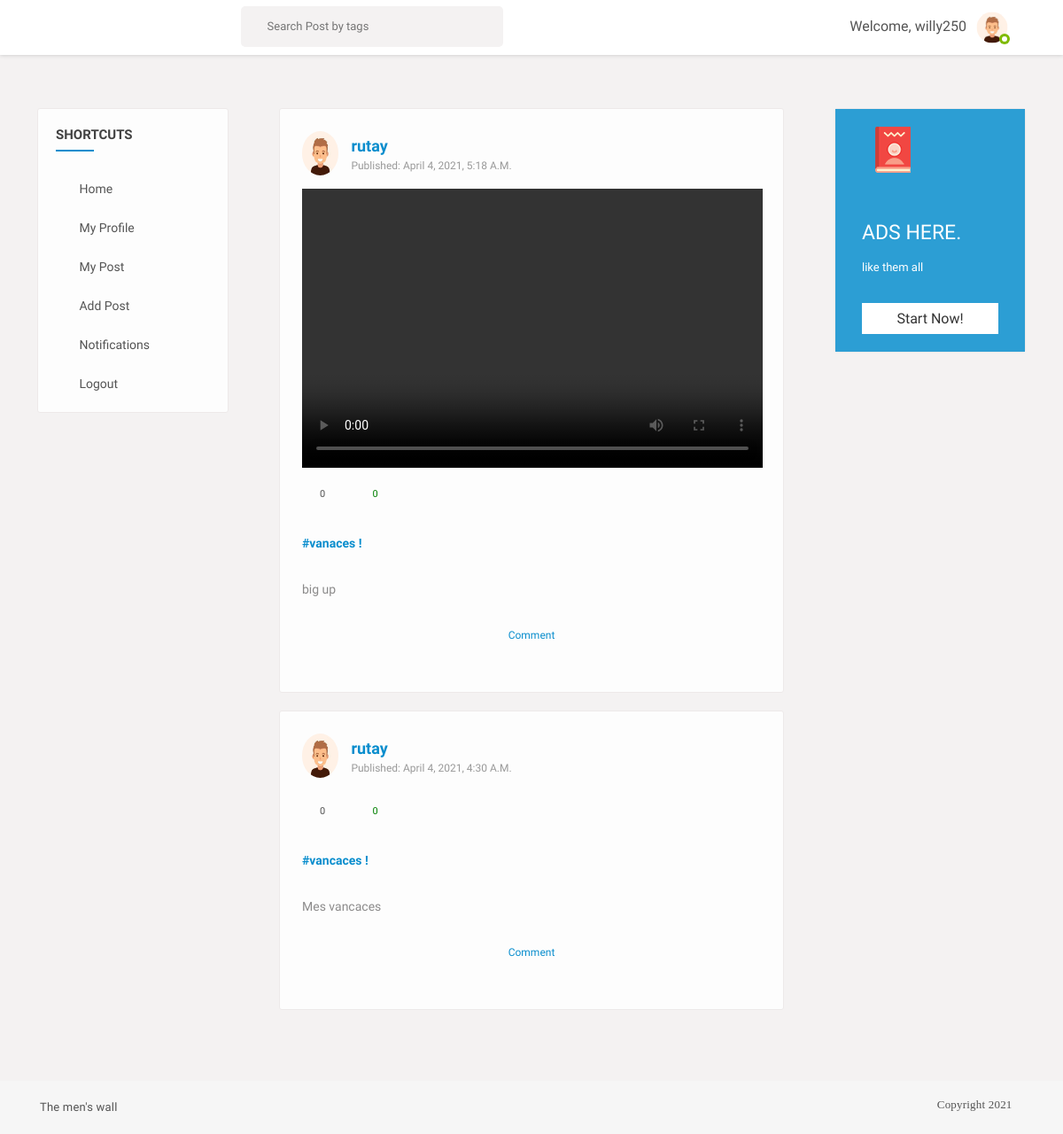
The app's page / (signed in), older data.
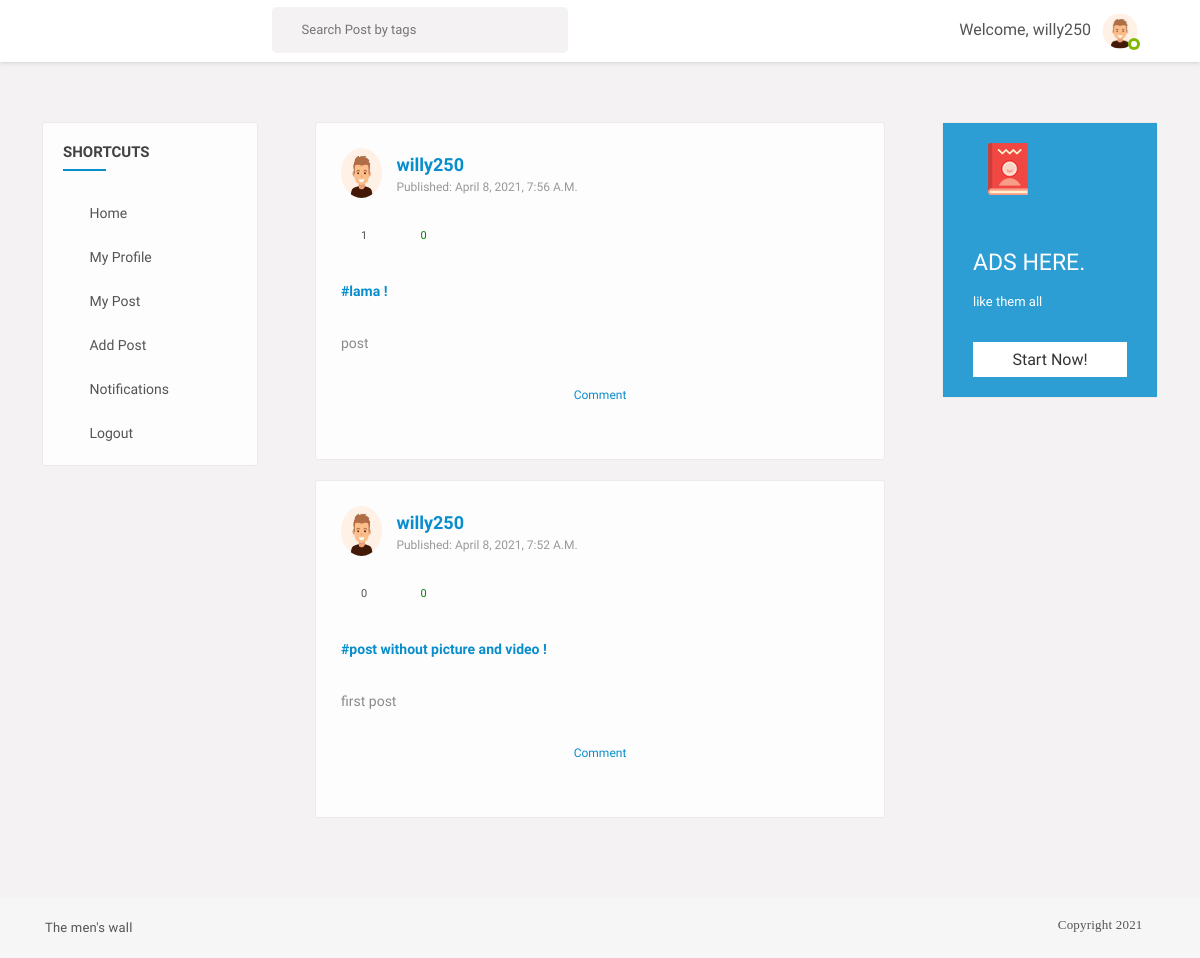
The same page, newer data.
### feed/models.py (models this page shows, shortened)
class Post(models.Model):
	description = models.CharField(max_length=255, blank=True)
	pic = models.ImageField(upload_to='path/to/img',blank=True)
	video = models.FileField(upload_to='path/to/video',validators=[file_size],blank=True)
	date_posted = models.DateTimeField(default=timezone.now)
	user_name = models.ForeignKey(User, on_delete=models.CASCADE)
	tags = models.CharField(max_length=100, blank=True)

### users/models.py (models this page shows, shortened)
class Profile(models.Model):
	user = models.OneToOneField(User, on_delete=models.CASCADE)
	image = models.ImageField(default='default.png', upload_to='profile_pics')
	slug = AutoSlugField(populate_from='user')
	bio = models.CharField(max_length=255, blank=True)
	friends = models.ManyToManyField("Profile", blank=True)

### feed/views.py (the view)
# urls.py: path('', PostListView.as_view(), name='home'),
class PostListView(LoginRequiredMixin,ListView):
	model = Post
	template_name = 'feed/home.html'
	context_object_name = 'posts'
	ordering = ['-date_posted']
	paginate_by = 10
	def get_context_data(self, **kwargs):
		context = super(PostListView, self).get_context_data(**kwargs)
		if self.request.user.is_authenticated:
			p = Profile.objects.filter(user = self.request.user).first()
			u = p.user
			liked = [i for i in Post.objects.all() if Like.objects.filter(user = self.request.user, post=i)]
			context['liked_post'] = liked
		return context

### feed/views.py (called while the page is built)
def CountNotifications(request):
	count_notifications = 0
	if request.user.is_authenticated:
		count_notifications = Notification.objects.filter(user=request.user, is_seen=False).count()
	return {'count_notifications':count_notifications}

def GetProfile(request):
	you = ''
	if request.user.is_authenticated:
		p = request.user.profile
		you = p.user
	return {'profile':you}

### feed/templates/feed/home.html (shortened to what the changed rows need)
{% extends "basefeed.html" %}
{% load static %}
{% block content %}
<section>
  <div class="gap gray-bg">
    <div class="container-fluid">
      <div class="row">
        <div class="col-lg-12">
          <div class="row" id="page-contents">
            <div class="col-lg-6">
                {% for post in posts %}
                <div class="central-meta item">
                <div class="user-post">
                  <div class="friend-info">
                    <figure>
                      <img src="{{ post.user_name.profile.image.url }}" alt="" style="vertical-align: middle;
                      width: 50px;
                      height: 50px;
                      border-radius: 50%;">
                    </figure>
                    <div class="friend-name">
                      <ins><a href="#" title="">{{ post.user_name }}</a></ins>
                      <span>published: {{ post.date_posted }}</span>
                    </div>
                    <div class="post-meta">
                      {% if post.video %}
                      <video width="520" height="315" controls>
                        <source src="{{ post.video.url }}" type="video/mp4" webkitallowfullscreen mozallowfullscreen allowfullscreen>
                    </video>
                            {% endif %}
                      <div class="we-video-info">
                        <ul>
                          <li>
                            <span class="comment" data-toggle="tooltip" title="Comments">
                              <i class="fa fa-comments-o"></i>
                              <ins>{{ post.details.count }}</ins>
                            </span>
                          </li>
                          <li>
                              {% if post in liked_post %}
                              <span class="dislike" data-toggle="tooltip" title="dislike">
                                  <i class="ti-heart-broken"></i>
                                  <ins>{{post.likes.count}}</ins>
                              </span>
                              {% else %}
                              <span class="like" data-toggle="tooltip" title="like">
                                  <i class="ti-heart"></i>
                                  <ins>{{post.likes.count}}</ins>
                              </span>
                              {% endif %}
                          </li>
                        </ul>
                      </div>
                      <div class="description">
                        <p>
                          {% if post.tags %}
                          <a href="#" title="">{{ post.tags }} !</a></br>
                            <br />
                            {% endif %}
                         {{ post.description }}</p>
                      </div>
                    </div>
                  </div>
                  <div class="coment-area">
                    <ul class="we-comet">
                      <li>
                        <a href="{% url 'post-detail' post.id %}" title="" class="showmore underline">Comment</a>
                      </li>
                    </ul>
                  </div>
                </div>
              </div>
              {% endfor %}
            </div>
          </div>
        </div>
      </div>
    </div>
  </div>
</section>
{% endblock content %}

Row changes from the older to the newer data that the page shows:
removed Post: user_name.profile.image (placeholder picture), user_name "rutay", date_posted "April 4, 2021, 5:18 A.m.", details.count "0", likes.count "0", tags "#vanaces", description "big up"
removed Post: user_name.profile.image (placeholder picture), user_name "rutay", date_posted "April 4, 2021, 4:30 A.m.", details.count "0", likes.count "0", tags "#vancaces", description "Mes vancaces"
added Post: user_name.profile.image (placeholder picture), user_name "willy250", date_posted "April 8, 2021, 7:56 A.m.", details.count "1", likes.count "0", tags "#lama", description "post"
added Post: user_name.profile.image (placeholder picture), user_name "willy250", date_posted "April 8, 2021, 7:52 A.m.", details.count "0", likes.count "0", tags "#post without picture and video", description "first post"
